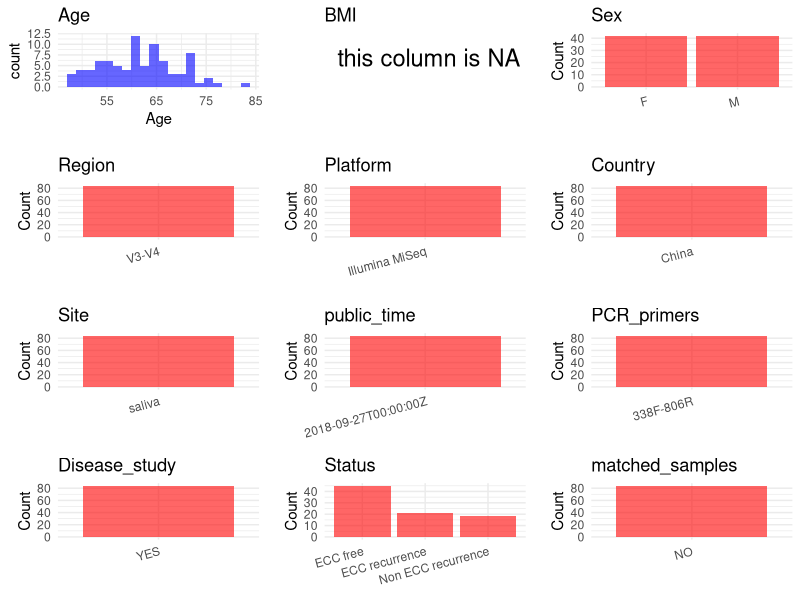

Write the R code that produced this figure. (Note: this script raises an error after producing the figure.)
## ---- chunk 1
library(tidyverse)
library(ggplot2)
library(cowplot)

setwd("C:/Users/zyc/Desktop/oral_project/data/projects/PRJNA493618")
initial_meta <- read.csv("SraRunTable.csv", header = TRUE) 
head(initial_meta)
## ---- chunk 2
metadata <- data.frame(
  BioProject = initial_meta$BioProject,
  Run = initial_meta$Run,
  sample_name = initial_meta$Sample.Name,
  Age = initial_meta$AGE, 
  BMI = NA,  
  Sex = initial_meta$sex,
  Platform = initial_meta$Instrument,
  # Country = initial_meta$geo_loc_name,
  Status = initial_meta$isolate,
  Site = initial_meta$tissue,
  public_time = initial_meta$ReleaseDate,
  stringsAsFactors = FALSE
)
## ---- chunk 3
 metadata <- metadata %>%
  mutate(Sex = recode(Sex, "female" = "F", "male" = "M"))
metadata <- metadata %>% mutate(Status = case_when(
  grepl("Non ECC recurrence",Status) ~ "Non ECC recurrence",
  grepl("ECC recurrence",Status) ~ "ECC recurrence",
  TRUE ~ "ECC free"
))


## ---- chunk 4
metadata$Country <- "China"
metadata$matched_samples = "NO"
metadata$Region = "V3-V4"

metadata$title <- "The Predictive Potentiality of Salivary Microbiome for the Recurrence of Early Childhood Caries"
metadata$Disease_study <- "YES"
metadata$PCR_primers <- "338F-806R"
head(metadata)
## ---- chunk 5
print(paste("Number of unique runs:", length(unique(metadata$Run))))
print(paste("Number of unique sample names:", length(unique(metadata$sample_name))))
## ---- chunk 6
plot_data <- metadata %>%
  select(-BioProject, -Run, -sample_name, -title)

# Function to create simple plots for each column
create_simple_plots <- function(data) {
  plots <- list()
  
  for (col in colnames(data)) {
    # Check if the column is all NA
    if (all(is.na(data[[col]]))) {
      # Create an empty plot with text indicating all NA
      p <- ggplot() +
        annotate("text", x = 0.5, y = 0.5, label = "this column is NA", size = 6) +
        labs(title = col) +
        theme_void()
    } else if (is.numeric(data[[col]])) {
      # Numeric variable: histogram
      p <- ggplot(data, aes(x = .data[[col]])) +
        geom_histogram(fill = "blue", alpha = 0.6, bins = 20, na.rm = T) +
        labs(title = col) +
        theme_minimal()
    } else {
      # Categorical variable: bar plot (remove NA values)
      count_data <- as.data.frame(table(data[[col]], useNA = "ifany"))
      p <- ggplot(count_data, aes(x = reorder(Var1, -Freq), y = Freq)) +
        geom_col(fill = "red", alpha = 0.6) +
        labs(title = col, x = NULL, y = "Count") +
        theme_minimal() +
        theme(axis.text.x = element_text(angle = 15, hjust = 1))
    }
    plots[[col]] <- p
  }
  
  return(plots)
}


plots <- create_simple_plots(plot_data)
p<-plot_grid(plots$Age, 
          plots$BMI, 
          plots$Sex, 
          plots$Region, 
          plots$Platform, 
          plots$Country, 
          plots$Site,
          plots$public_time, 
          plots$PCR_primers,
          plots$Disease_study,
          plots$Status,
          plots$matched_samples,# add 
          ncol = 3, align = "hv", axis = "lb")
ggsave("metadata_summary.png", plot = p, width = 8, height = 6, dpi = 150)


## ---- chunk 7
knitr::include_graphics("metadata_summary.png")
## ---- chunk 8
metadata <- metadata[, c(
  "BioProject", "Run", "sample_name", "Age", "BMI", "Sex", 
  "Region", "Platform", "Country", "Site", "public_time", 
  "PCR_primers", "title", "Disease_study", "Status","matched_samples"
)]

write.csv(metadata, file = "metadata.csv", quote = FALSE)
